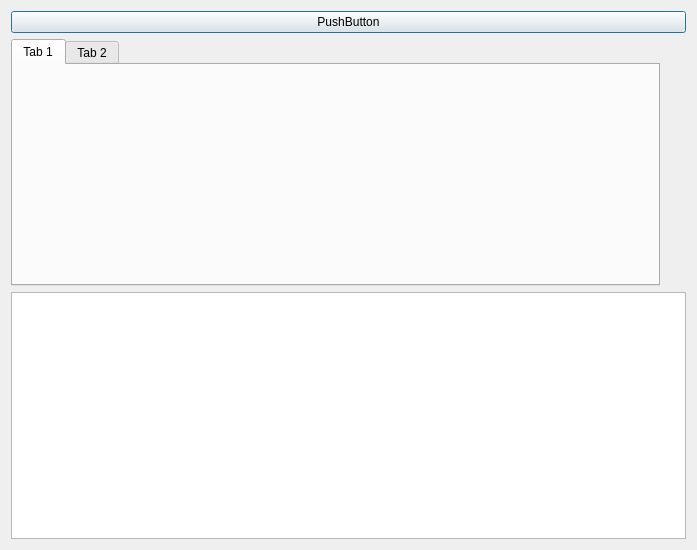
<?xml version="1.0" encoding="UTF-8"?>
<ui version="4.0">
 <class>Dialog</class>
 <widget class="QDialog" name="Dialog">
  <property name="geometry">
   <rect>
    <x>0</x>
    <y>0</y>
    <width>697</width>
    <height>550</height>
   </rect>
  </property>
  <property name="windowTitle">
   <string>Dialog</string>
  </property>
  <layout class="QVBoxLayout" name="verticalLayout">
   <item>
    <widget class="QPushButton" name="pushButton">
     <property name="text">
      <string>PushButton</string>
     </property>
    </widget>
   </item>
   <item>
    <layout class="QHBoxLayout" name="horizontalLayout">
     <item>
      <widget class="QTabWidget" name="tabWidget">
       <property name="currentIndex">
        <number>0</number>
       </property>
       <widget class="QWidget" name="tab">
        <attribute name="title">
         <string>Tab 1</string>
        </attribute>
       </widget>
       <widget class="QWidget" name="tab_2">
        <attribute name="title">
         <string>Tab 2</string>
        </attribute>
       </widget>
      </widget>
     </item>
     <item>
      <layout class="QGridLayout" name="gridLayout">
       <item row="0" column="0">
        <widget class="PixmapLabel" name="label_2">
         <property name="minimumSize">
          <size>
           <width>0</width>
           <height>0</height>
          </size>
         </property>
         <property name="text">
          <string/>
         </property>
        </widget>
       </item>
       <item row="0" column="1">
        <widget class="PixmapLabel" name="label">
         <property name="text">
          <string/>
         </property>
        </widget>
       </item>
       <item row="1" column="0">
        <widget class="PixmapLabel" name="label_3">
         <property name="text">
          <string/>
         </property>
        </widget>
       </item>
       <item row="1" column="1">
        <widget class="PixmapLabel" name="label_4">
         <property name="text">
          <string/>
         </property>
        </widget>
       </item>
      </layout>
     </item>
    </layout>
   </item>
   <item>
    <widget class="QGraphicsView" name="graphicsView">
     <property name="minimumSize">
      <size>
       <width>100</width>
       <height>100</height>
      </size>
     </property>
    </widget>
   </item>
  </layout>
 </widget>
 <customwidgets>
  <customwidget>
   <class>PixmapLabel</class>
   <extends>QLabel</extends>
   <header location="global">PixmapLabel.h</header>
  </customwidget>
 </customwidgets>
 <resources/>
 <connections/>
</ui>
